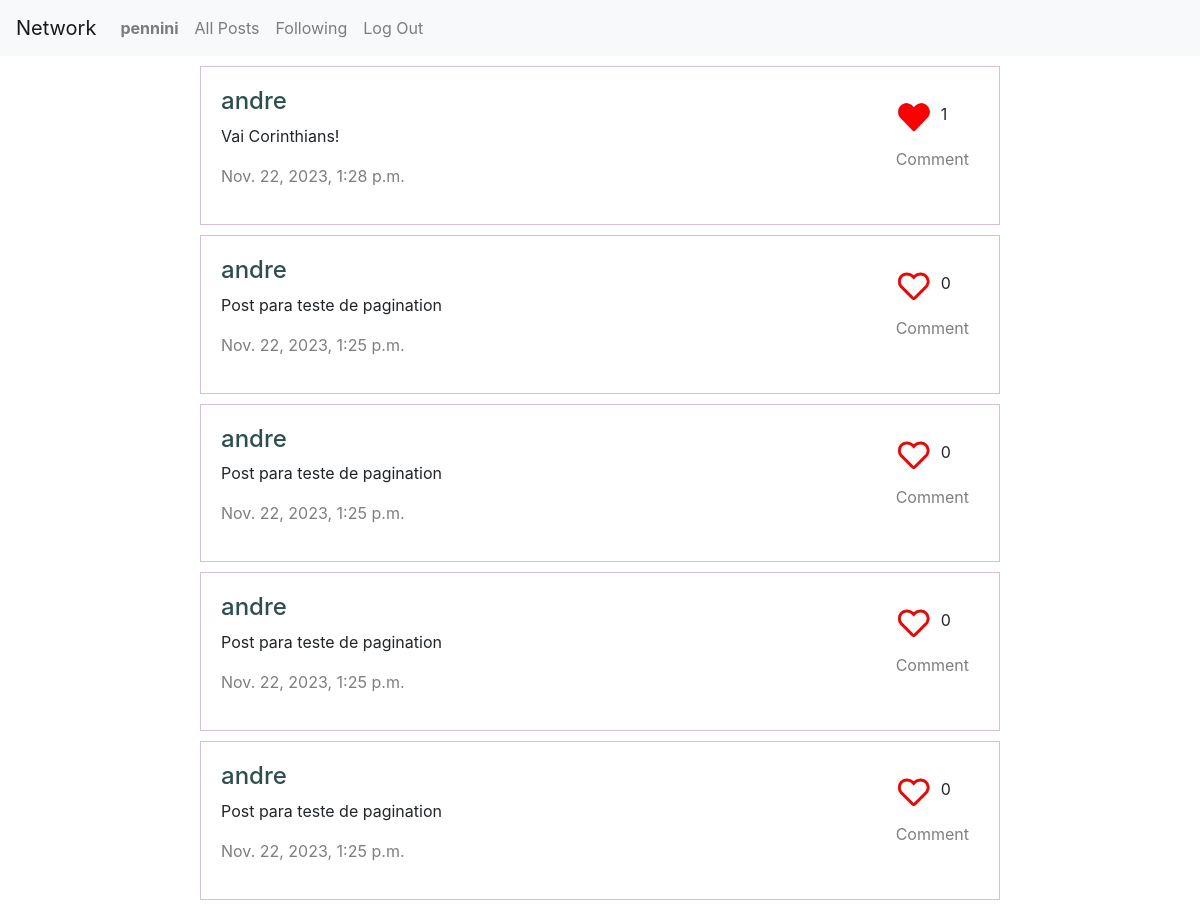
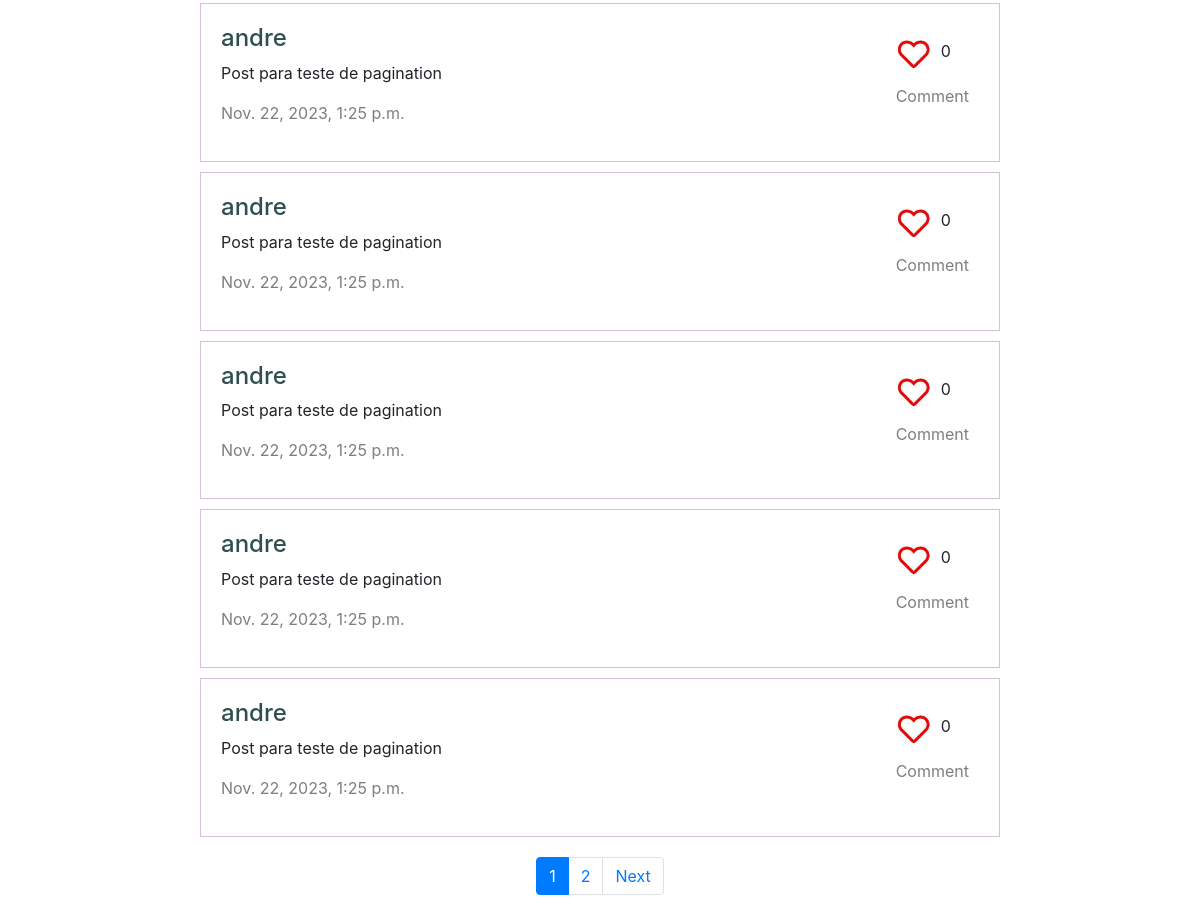
The page /following (signed in) on the database its author committed (2 pictures, top to bottom).
### network/models.py (models this page shows, shortened)
class User(AbstractUser):
    pass

class Post(models.Model):
    user = models.ForeignKey(User, on_delete=models.CASCADE, related_name="posts")
    content = models.TextField()
    timestamp = models.DateTimeField(auto_now_add=True)
    likes_post = models.IntegerField(default=0)

### network/views.py (the view)
# urls.py: path("following", views.following, name="following"),
@login_required
def following(request):
    if request.user.is_authenticated:
        user = User.objects.get(pk=request.user.id)
        posts = Post.objects.filter(user__in=user.following.values('following')).order_by("-timestamp").all()
        p = Paginator(posts, 10)
        page_number = request.GET.get('page')
        page_obj = p.get_page(page_number)
        liked_posts = set(request.user.likes.filter(like=True).values_list('post_id', flat=True))
        for post in page_obj:
            post.is_liked = post.id in liked_posts
        return render(request, "network/layout_posts.html", {
            "page_obj": page_obj,
            "page_count": range(1, p.count + 1)
        })
    else:
        return HttpResponseRedirect(reverse("login"))

### network/templates/network/layout_posts.html (shortened to what this page needs)
{% extends "network/layout.html" %}
{% load static %}
{% block body %}
    {% for post in page_obj %}
        <div class="post-views">
            <div class="post-content" id="post-content-{{ post.id }}">
                <span>
                    <a href="{% url 'profile' post.user.id %}" class="user-id"><h4>{{ post.user }}</h4></a>
                    <p id="textarea-{{ post.id }}">{{ post.content }}</p>
                    <p class="timestamp">{{ post.timestamp }}</p>
                </span>
                <span>
                    <div class="post-interaction">
                        <div class="like-but">
                            <a href="#" class="like-post">
                                {% if post.is_liked %}
                                    <img data-id="{{ post.id }}" src="{% static 'network/images/like.png' %}" alt="like button" class="icone-like">
                                {% else %}
                                    <img data-id="{{ post.id }}" src="{% static 'network/images/unlike.png' %}" alt="like button" class="icone-like">
                                {% endif %}
                            </a>
                            <div id="like-{{ post.id }}">{{ post.likes_post }}</div>
                        </div>
                        <div class="post-but">
                            <a href="#" class="comment-post" data-id="{{ post.id }}">Comment</a>
                        </div>
                    </div>
                </span>
            </div>
        </div>
    {% endfor %}
    <nav id="pagination" aria-label="Page navigation example">
        <ul class="pagination justify-content-center">
          {% for i in page_obj.paginator.page_range %}
            {% if page_obj.number == i %}
                <li class="page-item active" aria-current="page">
                    <a class="page-link" href="?page={{ i }}">{{ i }} <span class="sr-only">(current)</span></a>
                </li>
            {% else %}
                <li class="page-item"><a class="page-link" href="?page={{ i }}">{{ i }}</a></li>
            {% endif %}
          {% endfor %}
          {% if page_obj.has_next %}
            <li class="page-item">
                <a class="page-link" href="?page={{ page_obj.next_page_number }}">Next</a>
            </li>
          {% endif %}
        </ul>
    </nav>
{% endblock body %}

### network/templates/network/layout.html (shortened to what this page needs)
{% load static %}
<!DOCTYPE html>
<html lang="en">
    <head>
        <link rel="stylesheet" href="https://stackpath.bootstrapcdn.com/bootstrap/4.4.1/css/bootstrap.min.css">
        <link href="{% static 'network/styles.css' %}" rel="stylesheet">
    </head>
    <body>
        <nav class="navbar navbar-expand-lg navbar-light bg-light">
            <a class="navbar-brand" href="{% url 'index' %}">Network</a>
            <div>
              <ul class="navbar-nav mr-auto">
                {% if user.is_authenticated %}
                    <li class="nav-item">
                        <a class="nav-link" href="{% url 'profile' user.id %}"><strong>{{ user.username }}</strong></a>
                    </li>
                {% endif %}
                <li class="nav-item">
                  <a class="nav-link" href="{% url 'index' %}">All Posts</a>
                </li>
                {% if user.is_authenticated %}
                    <li class="nav-item">
                        <a class="nav-link" href="{% url 'following' %}">Following</a>
                    </li>
                    <li class="nav-item">
                        <a class="nav-link" href="{% url 'logout' %}">Log Out</a>
                    </li>
                {% endif %}
              </ul>
            </div>
          </nav>
        <div class="body">
            {% block body %}
            {% endblock %}
        </div>
    </body>
</html>

### network/static/network/styles.css (style rules this page uses)
span { word-wrap: break-word; margin-right: 10px; }
.post-content { display: flex; text-align: left; justify-content: space-between; padding: 20px; }
.post-views { margin-left: 200px; margin-right: 200px; margin-top: 10px; border: 1px solid thistle; }
.post-but { margin-bottom: 10px; }
.like-but { display: flex; margin-top: 15px; margin-bottom: 15px; }
.like-post { margin-right: 10px; }
.user-id { color: darkslategrey; }
.comment-post, .timestamp { color: rgb(129, 125, 125); }
.icone-like { width: 35px; height: 30px; }
#pagination { margin-top: 20px; margin-bottom: 20px; }

### rows shown on the page
User: username "pennini"
Post: user "andre", content "Vai Corinthians!", timestamp "Nov. 22, 2023, 1:28 p.m.", likes_post "1"
Post: user "andre", content "Post para teste de pagination", timestamp "Nov. 22, 2023, 1:25 p.m.", likes_post "0"
Post: user "andre", content "Post para teste de pagination", timestamp "Nov. 22, 2023, 1:25 p.m.", likes_post "0"
Post: user "andre", content "Post para teste de pagination", timestamp "Nov. 22, 2023, 1:25 p.m.", likes_post "0"
Post: user "andre", content "Post para teste de pagination", timestamp "Nov. 22, 2023, 1:25 p.m.", likes_post "0"
Post: user "andre", content "Post para teste de pagination", timestamp "Nov. 22, 2023, 1:25 p.m.", likes_post "0"
Post: user "andre", content "Post para teste de pagination", timestamp "Nov. 22, 2023, 1:25 p.m.", likes_post "0"
Post: user "andre", content "Post para teste de pagination", timestamp "Nov. 22, 2023, 1:25 p.m.", likes_post "0"
Post: user "andre", content "Post para teste de pagination", timestamp "Nov. 22, 2023, 1:25 p.m.", likes_post "0"
Post: user "andre", content "Post para teste de pagination", timestamp "Nov. 22, 2023, 1:25 p.m.", likes_post "0"

### other values the page prints
{{ i }} "1"
{{ i }} "2"
